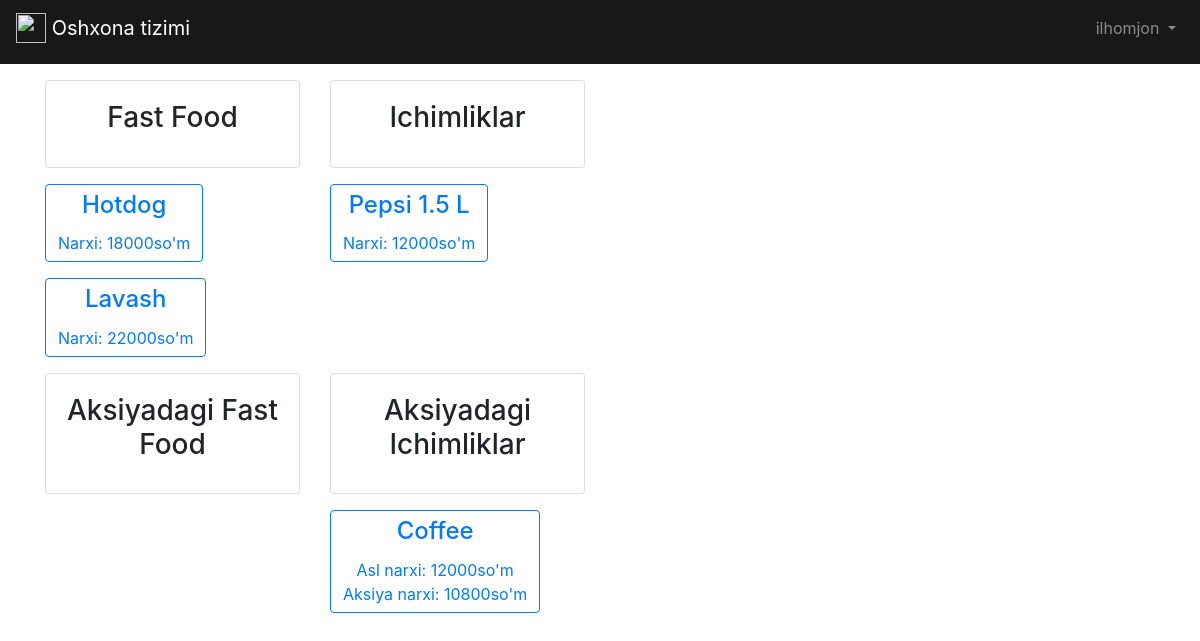
/profession/cashier/ (signed in), run on the app's committed database.
### accounts/models.py (models this page shows)
class EmployeeUser(AbstractUser):
    phone = models.CharField(max_length=20, null=True, blank=True)
    STATUS = (
        ('cashier', ('kassir')),
        ('chef', ('oshpaz')),
        ('accountant', ('buxgalter')),
    )
    profession = models.CharField(
        max_length=32,
        choices=STATUS,
        default='cashier',
    )

### products/models.py (models this page shows, shortened)
class Category(models.Model):
    name = models.CharField(max_length=50)
    class Meta:
        verbose_name_plural = "Categories"

class Product(models.Model):
    name = models.CharField(max_length=50)
    date = models.DateTimeField(auto_now_add=True)
    price = models.IntegerField()
    discount_price = models.IntegerField(null=True, blank=True)
    category = models.ForeignKey(Category,on_delete=models.CASCADE)
    class Meta:
        verbose_name_plural = "Products"

### products/views.py (the view)
# urls.py: path('cashier/', cashier_view, name='cashier'),
def cashier_view(request):
    if request.user.is_authenticated:
        if request.user.is_superuser or request.user.profession == 'cashier':
            all_category = Category.objects.all()
            products = []
            for category in all_category:
                products.append(Product.objects.filter(category=category))
            return render(request, 'profession-cashier.html', {
                'categories': all_category,
                'c_products': products,
            })
        else:
            return redirect('/page/not_found/')
    else:
        response = redirect('/accounts/login/')
        return response

### template/profession-cashier.html (shortened to what this page needs)
{% extends 'base.html' %}
{% block content %}
<div class="row">
    {% for category in categories %}
  <div class="col-sm-3">
    <div class="card text-center">
      <div class="card-body">
        <h3 class="card-title">{{ category.name }}</h3>
      </div>
    </div>
  </div>
    {% endfor %}
</div>
<div class="row">
    {% for products in c_products %}
  <div class="col-sm-3">
      {% for product in products %}
      {% if product.discount_price == None %}
      <button type="button" class="btn btn-outline-primary ">
              <h4 class="card-title">{{ product.name }}</h4>
              Narxi: {{ product.price }}so'm
      </button>
      {% endif %}
      {% endfor %}
  </div>
    {% endfor %}
</div>
<div class="row">
    {% for category in categories %}
  <div class="col-sm-3">
    <div class="card text-center">
      <div class="card-body">
        <h3 class="card-title">Aksiyadagi {{ category.name }}</h3>
      </div>
    </div>
  </div>
    {% endfor %}
</div>
<div class="row">
    {% for products in c_products %}
  <div class="col-sm-3">
      {% for product in products %}
      {% if product.discount_price %}
      <button type="button" class="btn btn-outline-primary ">
              <h4 class="card-title">{{ product.name }}</h4>
              Asl narxi: {{ product.price }}so'm<br>
              Aksiya narxi: {{ product.discount_price }}so'm
      </button>
      {% endif %}
      {% endfor %}
  </div>
    {% endfor %}
</div>
{% endblock content %}

### template/base.html (shortened to what this page needs)
<!DOCTYPE html>
<html>
    <head>
            <link rel="stylesheet" href="https://cdn.jsdelivr.net/npm/bootstrap@4.5.3/dist/css/bootstrap.min.css">
    </head>
    <body>
        <nav class="navbar pb-3 navbar-expand-lg navbar-dark" style="background-color: #181818;">
            <a class="navbar-brand" href="{% url 'profession' %}">
                <img src="/static/assets/img/logo1.jpg" width="30" height="30" class="d-inline-block align-top" alt="">
                Oshxona tizimi
            </a>
            <div class="collapse navbar-collapse" id="navbarSupportedContent">
                {% if user.is_authenticated %}
                    <ul class="navbar-nav ml-auto">
                        <li class="nav-item">
                            <a class="nav-link dropdown-toggle" href="#"
                                id="navbarDropdown" role="button" data-toggle="dropdown"
                                aria-haspopup="true" aria-expanded="false">
                                {{ user.username }}
                            </a>
                        </li>
                    </ul>
                {% endif %}
            </div>
        </nav>
        <main>
            <div class="container">
                {% block content %}
                {% endblock content %}
            </div>
        </main>
    </body>
</html>

### data on the page
EmployeeUser: username "ilhomjon"
Category: name "Fast Food"
Category: name "Ichimliklar"
Product: name "Hotdog", price "18000"
Product: name "Lavash", price "22000"
Product: name "Pepsi 1.5 L", price "12000"
Product: name "Coffee", price "12000", discount_price "10800"
